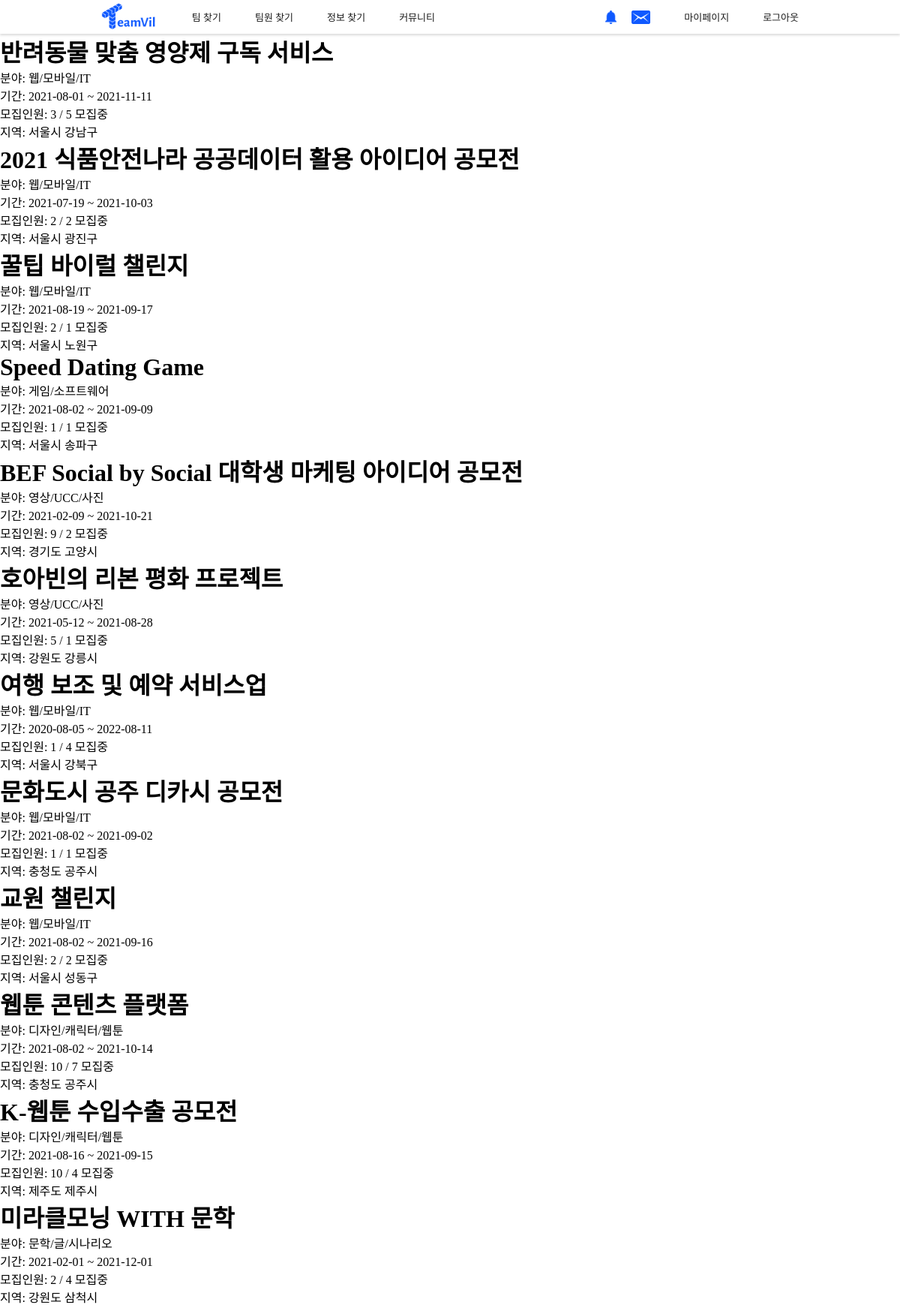
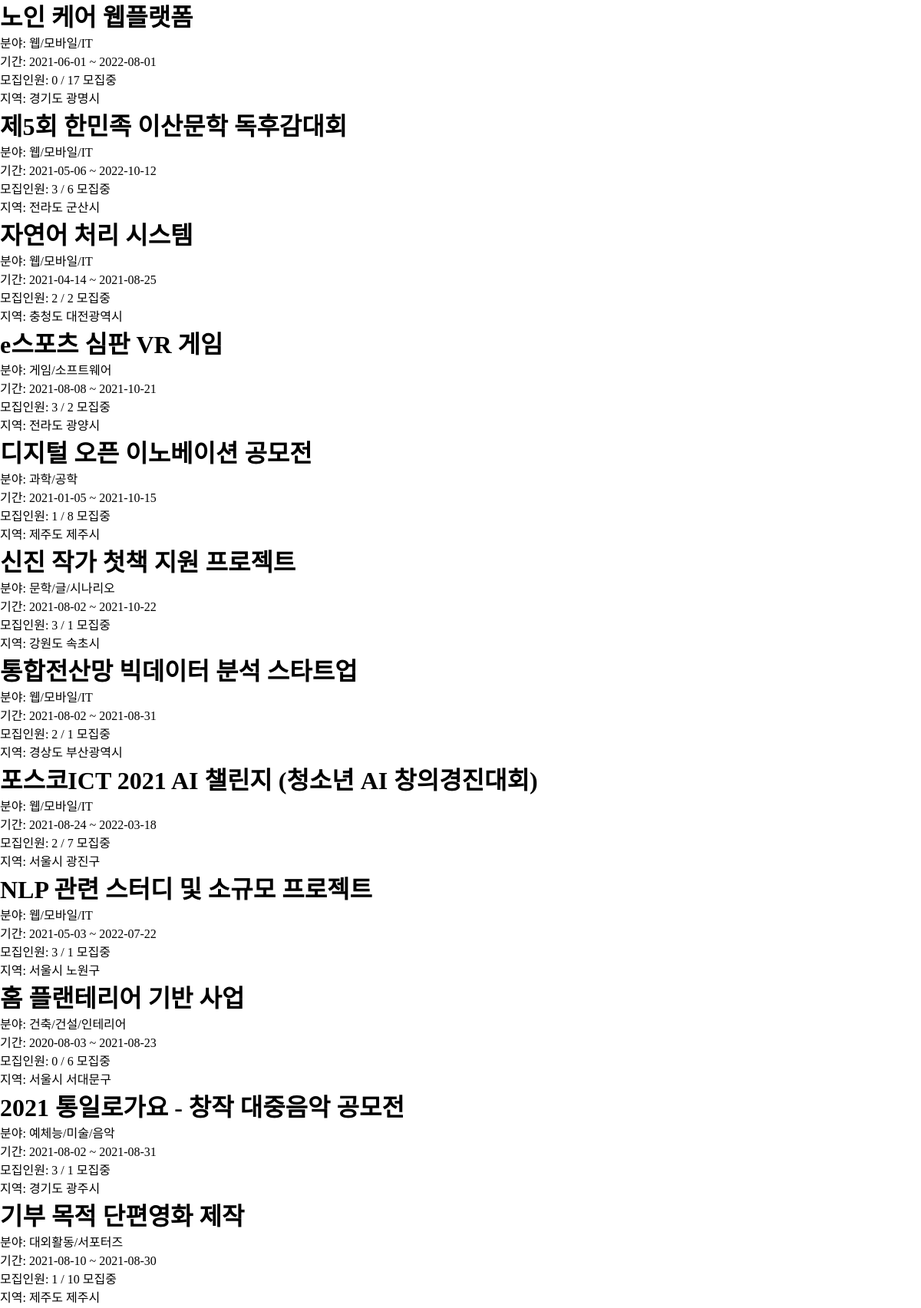
The app's page /home_back/ (signed in, upper part) with its own data (2 pictures, top to bottom).
### project/models.py (models this page shows, shortened)
class Project(models.Model):
    user_id = models.ForeignKey(User, on_delete = models.PROTECT, db_column="user_id")
    use = models.IntegerField(default=0) # 삭제 여부
    isEnd = models.IntegerField(default=0) # 0 미완, 1 완
    type = models.IntegerField() # 창업, 공모전, 프로젝트
    title = models.CharField(max_length=100)
    photo = models.FileField(null=True) #디비 비울 떄 널 트루 지우기
    desc = models.CharField(max_length=100)
    field1_id = models.ForeignKey('home.Field1', on_delete = models.CASCADE, db_column="field1_id")
    field2 = models.CharField(max_length=20)
    region1_id = models.ForeignKey('home.Region1', on_delete = models.CASCADE, db_column="region1_id")
    region2_id = models.ForeignKey('home.Region2', on_delete = models.CASCADE, db_column="region2_id")
    mem_total = models.IntegerField() # 프로젝트 총 인원
    mem_now = models.IntegerField() # 모집된 인원
    mem_duty = models.IntegerField(default=0) # 모집할 직무 총인원 (mem_total-mem_now)
    start_date = models.DateField()
    end_date = models.DateField()
    term = models.IntegerField(default=1) # 1: 단기, 2: 장기
    state = models.IntegerField(default=1) # 1 모집중 0 모집완료
    school = models.CharField(max_length=45, null=True)
    content = models.TextField()
    isLink = models.IntegerField(default=0)
    isFile = models.IntegerField(default=0)
    education_id = models.ForeignKey('home.Education', on_delete = models.CASCADE, db_column="education_id", null=True)
    view_cnt = models.IntegerField(default=0)
    register = models.DateTimeField(default=timezone.now)

### home/models.py (models this page shows, shortened)
class Field1(models.Model):
    field1 = models.CharField(max_length=20)

class Region1(models.Model):
    region1 = models.CharField(max_length=20)

class Region2(models.Model):
    region1_id = models.ForeignKey(Region1, on_delete = models.CASCADE, db_column="region1_id")
    region2 = models.CharField(max_length=20)

### home/views.py (the view)
# urls.py: path('home_back/', home.views.home_back, name='home_back'),
def home_back(request):
    projects = Project.objects.all()
    profiles = Profile.objects.all()
    return render(request, "home_back.html", {'profiles':profiles, "projects":projects })

### teamvil/templatetags/custom_tags.py (called while the page is built)
@register.simple_tag
def getAge(birthday):
     now = int(datetime.datetime.today().year)
     birthday = int(birthday.strftime('%Y'))
     return now - birthday

### home/templates/home_back.html (shortened to what this page needs)
<!DOCTYPE html>
{% load custom_tags %}
<html lang="en">
{% load static %}
<head>
    <link rel="stylesheet" href="{% static 'css/base.css' %}">
</head>
<body>
    {% include 'navbar.html' %}
    {% for project in projects %}
    <h1>{{project.title}}</h1>
    <p>분야: {{project.field1_id.field1}}</p>
    <p>기간: {{project.start_date|date:"Y-m-d"}} ~ {{project.end_date|date:"Y-m-d"}}</p>
    <p>모집인원: {{project.mem_now}} / {{project.mem_duty}}
        {% if project.state == 1%}
            모집중
        {% else %}
        모집완료
        {% endif %}
    </p>
    <p>지역: {{project.region1_id.region1}} {{project.region2_id.region2}}</p>
    {% endfor %}
</body>
</html>

### teamvil/static/css/base.css (style rules this page uses)
* { margin: 0; padding: 0; }
body { display: flex; min-height: 100vh; flex-direction: column; }

### records on screen
Project: title "반려동물 맞춤 영양제 구독 서비스", field1_id.field1 "웹/모바일/IT", start_date "2021-08-01", end_date "2021-11-11", mem_now "3", mem_duty "5", state "모집중", region1_id.region1 "서울시", region2_id.region2 "강남구"
Project: title "2021 식품안전나라 공공데이터 활용 아이디어 공모전", field1_id.field1 "웹/모바일/IT", start_date "2021-07-19", end_date "2021-10-03", mem_now "2", mem_duty "2", state "모집중", region1_id.region1 "서울시", region2_id.region2 "광진구"
Project: title "꿀팁 바이럴 챌린지", field1_id.field1 "웹/모바일/IT", start_date "2021-08-19", end_date "2021-09-17", mem_now "2", mem_duty "1", state "모집중", region1_id.region1 "서울시", region2_id.region2 "노원구"
Project: title "Speed Dating Game", field1_id.field1 "게임/소프트웨어", start_date "2021-08-02", end_date "2021-09-09", mem_now "1", mem_duty "1", state "모집중", region1_id.region1 "서울시", region2_id.region2 "송파구"
Project: title "BEF Social by Social 대학생 마케팅 아이디어 공모전", field1_id.field1 "영상/UCC/사진", start_date "2021-02-09", end_date "2021-10-21", mem_now "9", mem_duty "2", state "모집중", region1_id.region1 "경기도", region2_id.region2 "고양시"
Project: title "호아빈의 리본 평화 프로젝트", field1_id.field1 "영상/UCC/사진", start_date "2021-05-12", end_date "2021-08-28", mem_now "5", mem_duty "1", state "모집중", region1_id.region1 "강원도", region2_id.region2 "강릉시"
Project: title "여행 보조 및 예약 서비스업", field1_id.field1 "웹/모바일/IT", start_date "2020-08-05", end_date "2022-08-11", mem_now "1", mem_duty "4", state "모집중", region1_id.region1 "서울시", region2_id.region2 "강북구"
Project: title "문화도시 공주 디카시 공모전", field1_id.field1 "웹/모바일/IT", start_date "2021-08-02", end_date "2021-09-02", mem_now "1", mem_duty "1", state "모집중", region1_id.region1 "충청도", region2_id.region2 "공주시"
Project: title "교원 챌린지", field1_id.field1 "웹/모바일/IT", start_date "2021-08-02", end_date "2021-09-16", mem_now "2", mem_duty "2", state "모집중", region1_id.region1 "서울시", region2_id.region2 "성동구"
Project: title "웹툰 콘텐츠 플랫폼", field1_id.field1 "디자인/캐릭터/웹툰", start_date "2021-08-02", end_date "2021-10-14", mem_now "10", mem_duty "7", state "모집중", region1_id.region1 "충청도", region2_id.region2 "공주시"
Project: title "K-웹툰 수입수출 공모전", field1_id.field1 "디자인/캐릭터/웹툰", start_date "2021-08-16", end_date "2021-09-15", mem_now "10", mem_duty "4", state "모집중", region1_id.region1 "제주도", region2_id.region2 "제주시"
Project: title "미라클모닝 WITH 문학", field1_id.field1 "문학/글/시나리오", start_date "2021-02-01", end_date "2021-12-01", mem_now "2", mem_duty "4", state "모집중", region1_id.region1 "강원도", region2_id.region2 "삼척시"
Project: title "노인 케어 웹플랫폼", field1_id.field1 "웹/모바일/IT", start_date "2021-06-01", end_date "2022-08-01", mem_now "0", mem_duty "17", state "모집중", region1_id.region1 "경기도", region2_id.region2 "광명시"
Project: title "제5회 한민족 이산문학 독후감대회", field1_id.field1 "웹/모바일/IT", start_date "2021-05-06", end_date "2022-10-12", mem_now "3", mem_duty "6", state "모집중", region1_id.region1 "전라도", region2_id.region2 "군산시"
Project: title "자연어 처리 시스템", field1_id.field1 "웹/모바일/IT", start_date "2021-04-14", end_date "2021-08-25", mem_now "2", mem_duty "2", state "모집중", region1_id.region1 "충청도", region2_id.region2 "대전광역시"
Project: title "e스포츠 심판 VR 게임", field1_id.field1 "게임/소프트웨어", start_date "2021-08-08", end_date "2021-10-21", mem_now "3", mem_duty "2", state "모집중", region1_id.region1 "전라도", region2_id.region2 "광양시"
Project: title "디지털 오픈 이노베이션 공모전", field1_id.field1 "과학/공학", start_date "2021-01-05", end_date "2021-10-15", mem_now "1", mem_duty "8", state "모집중", region1_id.region1 "제주도", region2_id.region2 "제주시"
Project: title "신진 작가 첫책 지원 프로젝트", field1_id.field1 "문학/글/시나리오", start_date "2021-08-02", end_date "2021-10-22", mem_now "3", mem_duty "1", state "모집중", region1_id.region1 "강원도", region2_id.region2 "속초시"
Project: title "통합전산망 빅데이터 분석 스타트업", field1_id.field1 "웹/모바일/IT", start_date "2021-08-02", end_date "2021-08-31", mem_now "2", mem_duty "1", state "모집중", region1_id.region1 "경상도", region2_id.region2 "부산광역시"
Project: title "포스코ICT 2021 AI 챌린지 (청소년 AI 창의경진대회)", field1_id.field1 "웹/모바일/IT", start_date "2021-08-24", end_date "2022-03-18", mem_now "2", mem_duty "7", state "모집중", region1_id.region1 "서울시", region2_id.region2 "광진구"
Project: title "NLP 관련 스터디 및 소규모 프로젝트", field1_id.field1 "웹/모바일/IT", start_date "2021-05-03", end_date "2022-07-22", mem_now "3", mem_duty "1", state "모집중", region1_id.region1 "서울시", region2_id.region2 "노원구"
Project: title "홈 플랜테리어 기반 사업", field1_id.field1 "건축/건설/인테리어", start_date "2020-08-03", end_date "2021-08-23", mem_now "0", mem_duty "6", state "모집중", region1_id.region1 "서울시", region2_id.region2 "서대문구"
Project: title "2021 통일로가요 - 창작 대중음악 공모전", field1_id.field1 "예체능/미술/음악", start_date "2021-08-02", end_date "2021-08-31", mem_now "3", mem_duty "1", state "모집중", region1_id.region1 "경기도", region2_id.region2 "광주시"
Project: title "기부 목적 단편영화 제작", field1_id.field1 "대외활동/서포터즈", start_date "2021-08-10", end_date "2021-08-30", mem_now "1", mem_duty "10", state "모집중", region1_id.region1 "제주도", region2_id.region2 "제주시"
